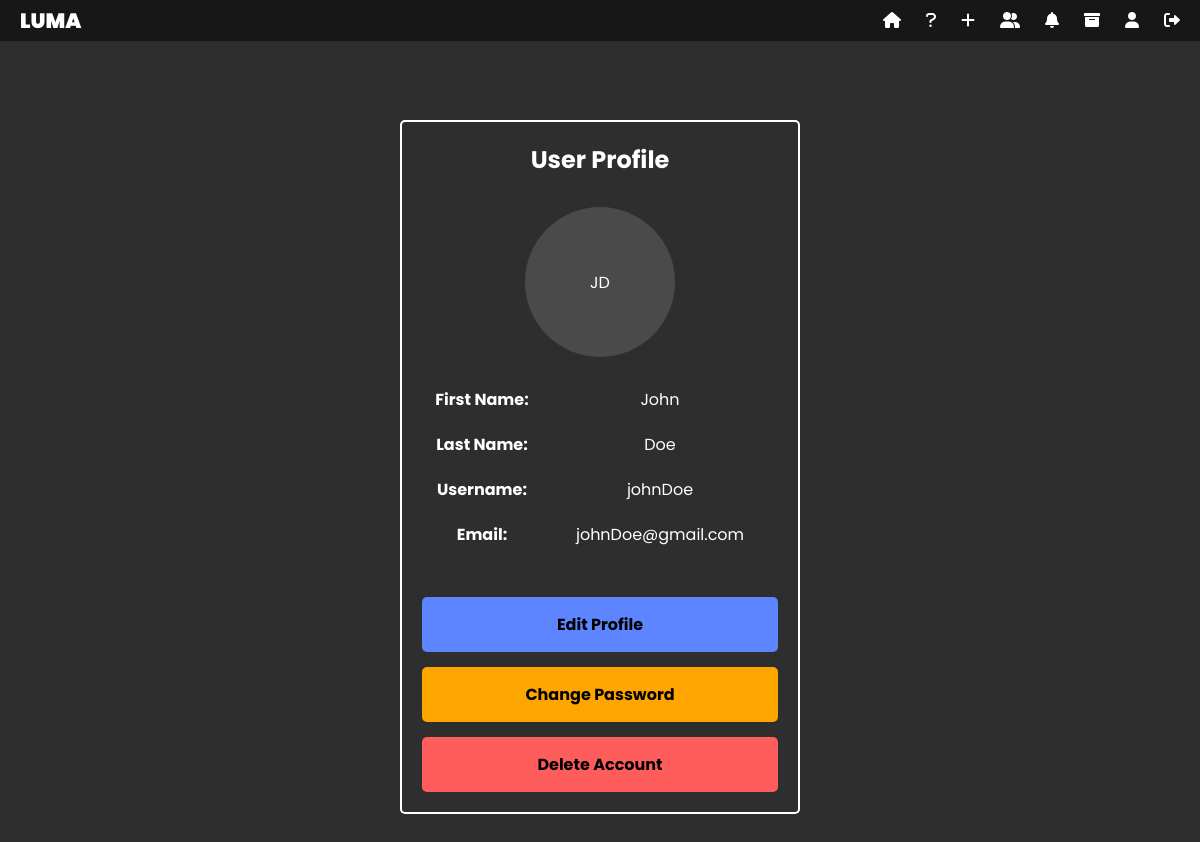
Before: /profile/ (signed in) with the older database file.
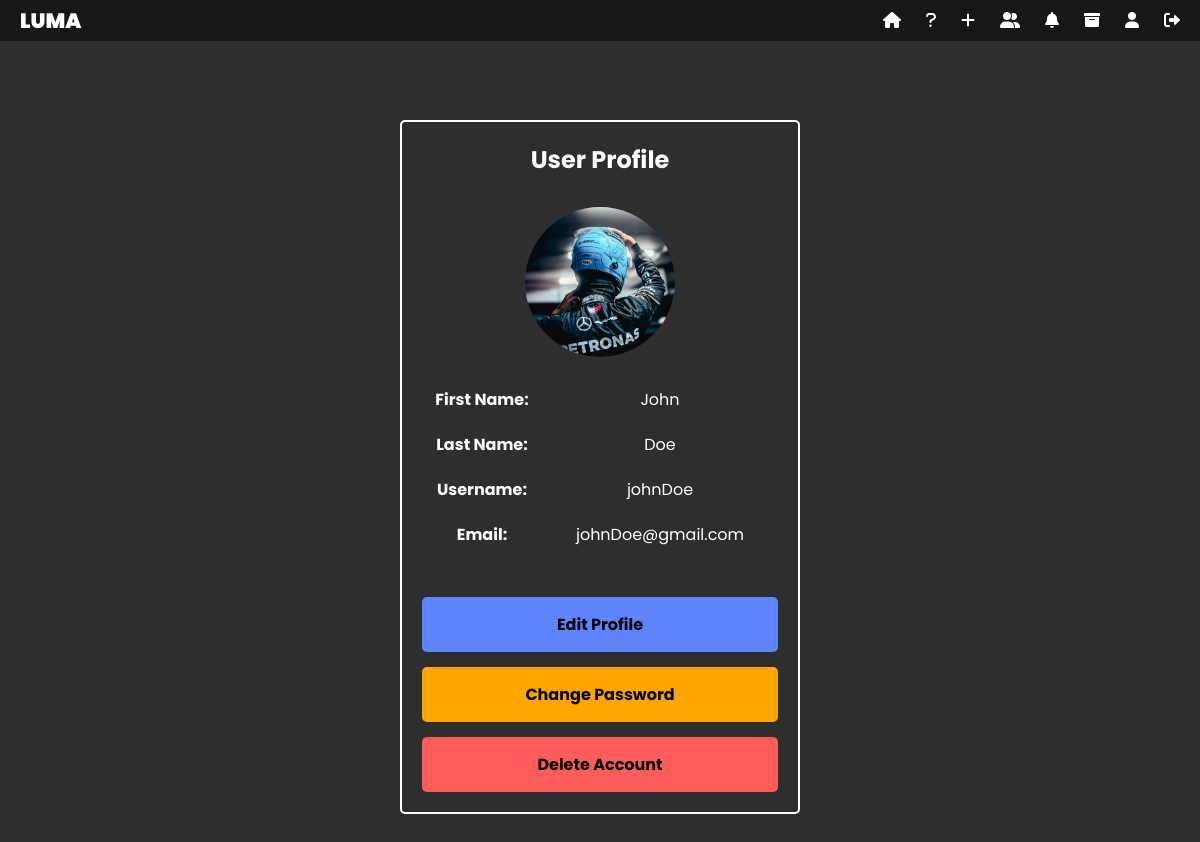
After: the same page with the newer database file.
### chat/models.py (models this page shows, shortened)
class User(AbstractBaseUser):
    first_name = models.CharField(max_length=30)
    last_name = models.CharField(max_length=30)
    username = models.CharField(max_length=30, unique=True)
    email = models.EmailField(unique=True)
    profile_picture = models.ImageField(upload_to='profile_pics', blank=True, null=True)  # Removed trailing slash
    created_at = models.DateTimeField(auto_now_add=True)
    is_active = models.BooleanField(default=True)
    is_admin = models.BooleanField(default=False)
    is_banned = models.BooleanField(default=False)
    ban_expiry = models.DateTimeField(null=True, blank=True)
    ban_reason = models.TextField(blank=True, null=True)
    objects = UserManager()
    USERNAME_FIELD = 'username'
    REQUIRED_FIELDS = ['email', 'first_name', 'last_name']
    class Meta:
        db_table = 'chat_user'
    def is_currently_banned(self):
        if not self.is_banned:
            return False
        if self.ban_expiry and timezone.now() > self.ban_expiry:
            self.unban_user()
            return False
        return True

### chat/views.py (the view, shortened to what this page needs)
# urls.py: path('profile/', views.profile, name='profile'),
@login_required
def profile(request):
    user = request.user
    return render(request, 'profile.html', {'user': user})

### templates/profile.html (shortened to what this page needs)
{% extends 'base.html' %}
{% block content %}
<div class="profile-container">
    <div class="profile-content">
        <h2>User Profile</h2>
        <div class="profile-picture-container">
            <div class="profile-picture" id="profilePicContainer">
                {% if user.profile_picture %}
                    <img src="{{ user.profile_picture.url }}" alt="{{ user.username }}'s profile picture">
                {% else %}
                    <span>{{ user.first_name|first }}{{ user.last_name|first }}</span>
                {% endif %}
            </div>
        </div>
        <div class="profile-details">
            <div class="profile-field">
                <div class="profile-field-label">First Name:</div>
                <div class="profile-field-value">{{ user.first_name }}</div>
            </div>
            <div class="profile-field">
                <div class="profile-field-label">Last Name:</div>
                <div class="profile-field-value">{{ user.last_name }}</div>
            </div>
            <div class="profile-field">
                <div class="profile-field-label">Username:</div>
                <div class="profile-field-value">{{ user.username }}</div>
            </div>
            <div class="profile-field">
                <div class="profile-field-label">Email:</div>
                <div class="profile-field-value">{{ user.email }}</div>
            </div>
        </div>
        <div class="profile-buttons">
            <button onclick="openEditProfileModal()" class="profile-button edit-button">Edit Profile</button>
            <button onclick="openChangePasswordModal()" class="profile-button edit-button" style="background-color: #FFA500;">Change Password</button>
            <button onclick="openDeleteAccountModal()" class="profile-button delete-button">Delete Account</button>
        </div>
    </div>
</div>
{% endblock %}

### templates/base.html (shortened to what this page needs)
{% load static %}
<!DOCTYPE html>
<html lang="en">
  <head>
    <link
      href="https://cdnjs.cloudflare.com/ajax/libs/font-awesome/6.0.0/css/all.min.css"
      rel="stylesheet"
    />
  </head>
  <body>
    <nav class="navbar">
      <div class="logo"><a href="{% url 'home' %}">LUMA</a></div>
      <ul class="nav-links">
        <li>
          <a
            href="{% if request.user.is_authenticated %}{% url 'chat_list' %}{% else %}{% url 'home' %}{% endif %}"
            data-tooltip="Home"
          >
            <i class="fa-solid fa-house"></i>
          </a>
        </li>
        <li>
          <a href="{% url 'about' %}" data-tooltip="About Us">
            <i class="fa-solid fa-question"></i>
          </a>
        </li>
        {% if request.user.is_authenticated %}
        <li>
          <a href="#" data-tooltip="Add Friend" onclick="openFriendDialog()">
            <i class="fa-solid fa-plus"></i>
          </a>
        </li>
        <li>
          <a href="#" data-tooltip="Start Group" onclick="startGroupChat()">
            <i class="fa-solid fa-user-group"></i>
          </a>
        </li>
        <li>
          <a href="#" data-tooltip="Notifications" id="notificationBell">
            <i class="fa-solid fa-bell" id="bellIcon"></i>
          </a>
        </li>
        <li>
          <a href="#" data-tooltip="Archived">
            <i class="fa-solid fa-box-archive" id="archiveButton"></i>
          </a>
        </li>
        <li>
          <a href="{% url 'profile' %}" data-tooltip="Profile">
            <i class="fa-solid fa-user"></i>
          </a>
        </li>
        <li>
          <a href="{% url 'logout' %}" data-tooltip="Logout">
            <i class="fa-solid fa-right-from-bracket"></i>
          </a>
        </li>
        {% endif %}
      </ul>
    </nav>
    <div class="content">{% block content %}{% endblock %}</div>
  </body>
</html>

### templates/base.html (style rules this page uses)
* { margin: 0; padding: 0; box-sizing: border-box; font-family: "Poppins", sans-serif; user-select: none; scrollbar-width: none; }
body { background-color: #121212; color: white; }
.navbar { width: 100%; background: rgba(0, 0, 0, 0.5); display: flex; justify-content: space-between; align-items: center; padding: 5px 20px; position: fixed; top: 0; left: 0; z-index: 100; }
.navbar .logo { font-size: 1.3rem; font-weight: 900; cursor: pointer; }
.navbar .nav-links { list-style: none; display: flex; gap: 25px; }
.navbar .nav-links li { display: inline; position: relative; }
.navbar .nav-links a { text-decoration: none; color: white; font-size: 1rem; font-weight: 400; transition: 0.3s; position: relative; }
.navbar .nav-links a::after { content: attr(data-tooltip); position: absolute; bottom: -30px; left: 50%; transform: translateX(-50%); background-color: rgba(0, 0, 0, 0.8); color: white; padding: 5px 10px; border-radius: 4px; font-size: 12px; white-space: nowrap; opacity: 0; visibility: hidden; transition: opacity 0.3s, visibility 0.3s; z-index: 101; }
.navbar .nav-links a::before { content: ""; position: absolute; bottom: -10px; left: 50%; transform: translateX(-50%); border-width: 5px; border-style: solid; border-color: transparent transparent rgba(0, 0, 0, 0.8) transparent; opacity: 0; visibility: hidden; transition: opacity 0.3s, visibility 0.3s; z-index: 101; }
.content { margin-top: 80px; text-align: center; padding: 20px; }
.logo a { text-decoration: none; color: white; }

### templates/profile.html (style rules this page uses)
body, html { margin: 0; padding: 0; height: 100%; width: 100%; background-color: #2E2E2E; color: #FFFFFF; font-family: Arial, sans-serif; }
.profile-container { display: flex; flex-direction: column; align-items: center; padding-top: 20px; min-height: calc(100vh - 60px); }
.profile-content { width: 100%; max-width: 400px; display: flex; flex-direction: column; align-items: center; padding: 20px; border: 2px solid white; border-radius: 5px; }
h2 { margin-top: 0; margin-bottom: 30px; }
.profile-picture-container { position: relative; margin-bottom: 30px; }
.profile-picture { width: 150px; height: 150px; border-radius: 50%; background-color: #4a4a4a; display: flex; align-items: center; justify-content: center; cursor: pointer; overflow: hidden; position: relative; }
.profile-picture img { width: 100%; height: 100%; object-fit: cover; }
.profile-details { width: 100%; margin-bottom: 30px; }
.profile-field { margin-bottom: 20px; display: flex; }
.profile-field-label { font-weight: bold; min-width: 120px; }
.profile-field-value { flex-grow: 1; }
.profile-buttons { display: flex; flex-direction: column; align-items: center; gap: 15px; width: 100%; }
.profile-button { width: 100%; padding: 15px; border-radius: 5px; border: none; font-size: 16px; cursor: pointer; font-weight: bold; transition: background-color 0.3s ease; }
.edit-button { background-color: #5C85FF; }
.delete-button { background-color: #FF5C5C; }

Changed rows visible on the page:
changed User "John": profile_picture: picture added; first_name|first "J" → (not shown); last_name|first "D" → (not shown)
